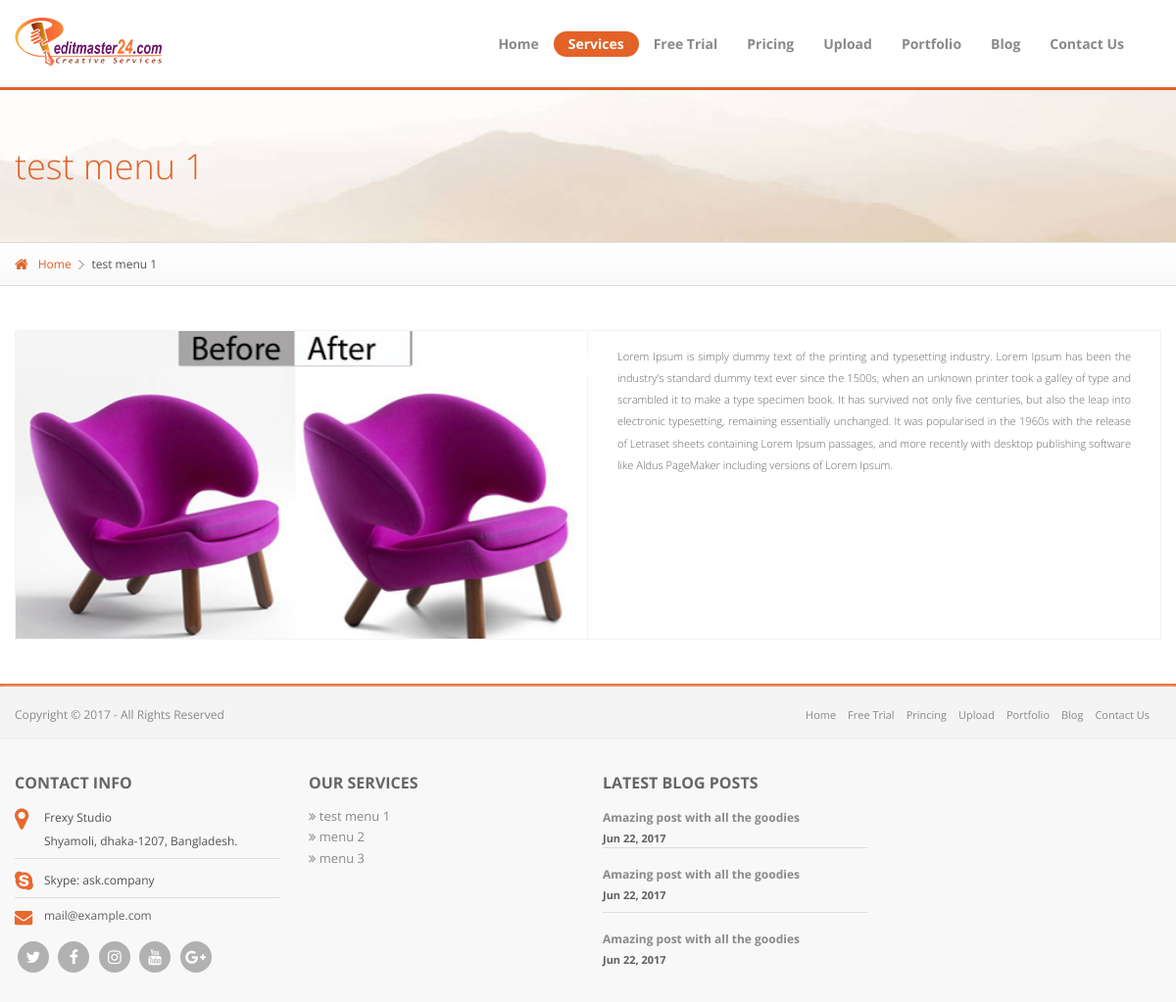
The page /service/name/test_menu_1 on the database its author committed.
### tables this page shows
CREATE TABLE `service` (
  `id` int(11) NOT NULL,
  `title` varchar(512) NOT NULL,
  `desc` longtext NOT NULL,
  `image` varchar(255) NOT NULL,
  `url` varchar(512) NOT NULL
);

CREATE TABLE `blog` (
  `id` int(11) NOT NULL,
  `title` varchar(512) NOT NULL,
  `desc` longtext NOT NULL,
  `image` varchar(255) NOT NULL,
  `created` timestamp NOT NULL DEFAULT CURRENT_TIMESTAMP
);

### application/views/front/common/template.php (called while the page is built, shortened)
<?php
    $this->load->view('front/common/header');
    $this->load->view($page);
    $this->load->view('front/common/footer');
?>

### application/controllers/Service.php (called while the page is built, shortened)
<?php defined('BASEPATH') OR exit('No direct script access allowed');
class Service extends CI_Controller {
    public function __construct() {
        $this->load->model('data');
        $this->load->model('service_m');
    }
    public function name($name) {
        $url = $this->service_m->get_service_url_by_name($name);
        if(!empty($url)){
            $data['service'] = $this->service_m->get_service_details_by_url($url->url);
            $data['title'] = $data['service']->title;
            $data['menu'] = "service";
            $data['page'] = "front/pages/service";
            $this->load->view('front/common/template', $data);
        } else {
            redirect('not_found');
        }
    }
}

### index.php (called while the page is built, shortened)
<?php
require_once BASEPATH.'core/CodeIgniter.php';

### application/libraries/Services_menu.php (called while the page is built)
<?php defined('BASEPATH') OR exit('No direct script access allowed');
class Services_menu {
    public function __construct() {
        $CI = & get_instance();
        $r = $CI->db->select("title")->get("service");
        $this->services = $r->result();
    }
}
?>

### application/models/Service_m.php (called while the page is built, shortened)
<?php defined('BASEPATH') OR exit('No direct script access allowed');
 class Service_m extends CI_Model {
    function __construct() {
        $this->table = 'service';
    }
    public function get_service_url_by_name($name){
        $r = $this->db->select('url')->from($this->table)->where('url', $name)->get();
        return $url = $r->row();
    }
    public function get_service_details_by_url($url){
        $r = $this->db->select('*')->from($this->table)->where('url', $url)->get();
        return $url = $r->row();
    }
}

### application/libraries/Footer_blog.php (called while the page is built)
<?php defined('BASEPATH') OR exit('No direct script access allowed');
class Footer_blog {
    public function __construct() {
        $CI = & get_instance();
        $r = $CI->db->select('*')->limit('3')->get("blog");
        $this->blogs = $r->result();
    }
}
?>

### application/views/front/pages/service.php (the view, shortened to what this page needs)
<div class="b-inner-page-header f-inner-page-header b-bg-header-inner-page">
    <div class="b-inner-page-header__content">
        <div class="container">
            <h1 class="f-primary-l c-default"><?=$service->title?></h1>
        </div>
    </div>
</div>
<div class="l-main-container">
    <div class="b-breadcrumbs f-breadcrumbs">
        <div class="container">
            <ul>
                <li><a href="#"><i class="fa fa-home"></i>Home</a></li>
                <li><i class="fa fa-angle-right"></i><span><?=$service->title?></span></li>
            </ul>
        </div>
    </div>
    <div class="l-inner-page-container">
        <div class="container">
            <div class="row b-col-default-indent">
                <div class=" col-md-12 b-news-item__block">
                    <div class="b-news-item b-news-item--medium-size f-news-item">
                        <div class="hidden-xs b-news-item__img view view-sixth">
                            <img data-retina="" src="<?=base_url()?>assets/img/service/<?=$service->image?>" alt="">
                        </div>
                        <div class="b-news-item__info">
                            <div class="b-news-item__info_text f-news-item__info_text f-primary-l">
                                <p align="justify"><?=$service->desc?></p>
                            </div>
                        </div>
                    </div>
                </div>
            </div>
        </div>
    </div>
</div>

### application/views/front/common/footer.php (shortened to what this page needs)
        <footer>
            <div class="b-footer-primary">
                <div class="container">
                    <div class="row">
                        <div class="col-sm-4 col-xs-12 f-copyright b-copyright">Copyright © <?php $y=date('Y'); echo $y;?> - All Rights Reserved</div>
                        <div class="col-sm-8 col-xs-12">
                            <nav class="b-bottom-nav f-bottom-nav b-right hidden-xs">
                                <ul>
                                    <li><a href="<?=base_url()?>">Home</a></li>
                                    <li><a href="<?=site_url('free_trail')?>">Free Trial</a></li>
                                    <li><a href="<?=site_url('princing')?>">Princing</a></li>
                                    <li><a href="<?=site_url('upload')?>">Upload</a></li>
                                    <li><a href="<?=site_url('portfolio')?>">Portfolio</a></li>
                                    <li><a href="<?=site_url('blog/latest')?>">Blog</a></li>
                                    <li><a href="<?=site_url('contact_us')?>">Contact Us</a></li>
                                </ul>
                            </nav>
                        </div>
                    </div>
                </div>
            </div>
            <div class="container">
                <div class="b-footer-secondary row">
                    <div class="col-md-3 col-sm-12 col-xs-12">
                        <h4 class="f-primary-b f-legacy-h4">contact info</h4>
                        <div class="b-contacts-short-item-group">
                            <div class="b-contacts-short-item col-md-12 col-sm-4 col-xs-12">
                                <div class="b-contacts-short-item__icon f-contacts-short-item__icon f-contacts-short-item__icon_lg b-left">
                                    <i class="fa fa-map-marker"></i>
                                </div>
                                <div class="b-remaining f-contacts-short-item__text">
                                    Frexy Studio<br/>
                                    Shyamoli, dhaka-1207, Bangladesh.
                                </div>
                            </div>
                            <div class="b-contacts-short-item col-md-12 col-sm-4 col-xs-12">
                                <div class="b-contacts-short-item__icon f-contacts-short-item__icon b-left f-contacts-short-item__icon_md">
                                    <i class="fa fa-skype"></i>
                                </div>
                                <div class="b-remaining f-contacts-short-item__text f-contacts-short-item__text_phone">
                                    Skype: ask.company
                                </div>
                            </div>
                            <div class="b-contacts-short-item col-md-12 col-sm-4 col-xs-12">
                                <div class="b-contacts-short-item__icon f-contacts-short-item__icon b-left f-contacts-short-item__icon_xs">
                                    <i class="fa fa-envelope"></i>
                                </div>
                                <div class="b-remaining f-contacts-short-item__text f-contacts-short-item__text_email">
                                    <a href="mailto:frexystudio@gmail.com">mail@example.com</a>
                                </div>
                            </div>
                            <div class="b-btn-group-hor f-btn-group-hor col-md-12 col-sm-4 col-xs-12">
                                <a href="#" class="b-btn-group-hor__item f-btn-group-hor__item">
                                    <i class="fa fa-twitter"></i>
                                </a>
                                <a href="#" class="b-btn-group-hor__item f-btn-group-hor__item">
                                    <i class="fa fa-facebook"></i>
                                </a>
                                <a href="#" class="b-btn-group-hor__item f-btn-group-hor__item">
                                    <i class="fa fa-instagram" aria-hidden="true"></i>
                                </a>
                                <a href="#" class="b-btn-group-hor__item f-btn-group-hor__item">
                                    <i class="fa fa-youtube" aria-hidden="true"></i>
                                </a>
                                <a href="#" class="b-btn-group-hor__item f-btn-group-hor__item">
                                    <i class="fa fa-google-plus" aria-hidden="true"></i>
                                </a>
                            </div>
                        </div>
                    </div>
                    <div class="col-md-3 col-sm-12 col-xs-12">
                        <h4 class="f-primary-b f-legacy-h4">Our Services</h4>
                        <div class="fmenu">
                            <ul>
                                <?php foreach($this->services_menu->services as $service):  ?>
                                <li><a href="<?=base_url()?>service/name/<?php $x = strtolower($service->title); $y = str_replace(' ', '_', $x); echo $y; ?>"><i class="fa fa-angle-double-right"></i> <?=$service->title?></a></li>
                                <?php endforeach; ?>
                            </ul>
                        </div>
                    </div>
                    <div class="col-md-3 col-sm-12 col-xs-12">
                        <h4 class="f-primary-b f-legacy-h4">Latest blog posts</h4>
                        <div class="b-blog-short-post row">
                            <?php foreach($this->footer_blog->blogs as $blog):  ?>
                            <div class="b-blog-short-post__item col-md-12 col-sm-4 col-xs-12 f-primary-b">
                                <div class="b-blog-short-post__item_text f-blog-short-post__item_text">
                                    <a href="blog_detail_left_slidebar.html"><?=$blog->title?></a>
                                </div>
                                <div class="b-blog-short-post__item_date f-blog-short-post__item_date">
                                    <?php $d = nice_date($blog->created, 'M d, Y'); echo $d; ?>
                                </div>
                            </div>
                            <?php endforeach; ?>
                        </div>
                    </div>
                </div>
            </div>
        </footer>
    </body>
</html>

### rows shown on the page
service: title "test menu 1", image (picture), desc "Lorem Ipsum is simply dummy text of the printing and typesetting industry. Lorem Ipsum has been the industry's standard dummy text ever since the 1500s, when an unknown printer took a galley of type and scrambled it to make a type specimen book. It has survived not only five centuries, but also the leap into electronic typesetting, remaining essentially unchanged. It was popularised in the 1960s with the release of Letraset sheets containing Lorem Ipsum passages, and more recently with desktop publishing software like Aldus PageMaker including versions of Lorem Ipsum."
service: title "menu 2"
service: title "menu 3"
blog: title "Amazing post with all the goodies", created "Jun 22, 2017"
blog: title "Amazing post with all the goodies", created "Jun 22, 2017"
blog: title "Amazing post with all the goodies", created "Jun 22, 2017"

### other values the page prints
$y "2017"
